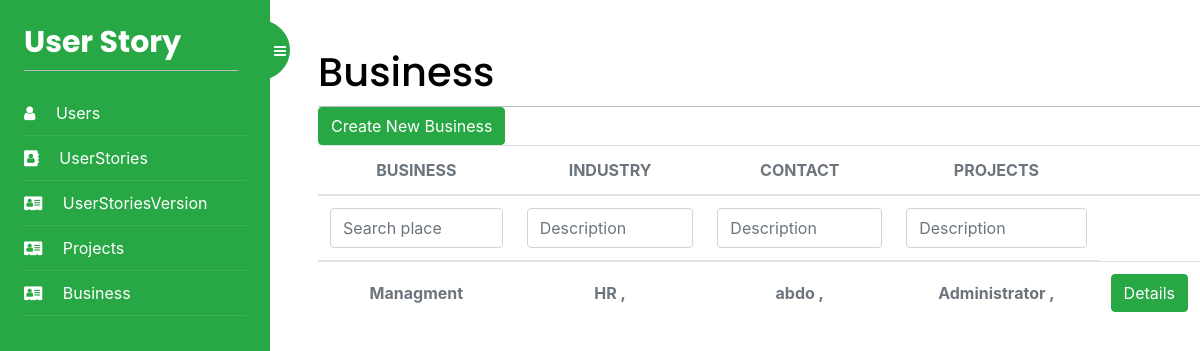
The page /Business/list/ (signed in) on the database its author committed.
### UserStoryApp/models.py (models this page shows, shortened)
class Business(models.Model):
    id = models.AutoField(primary_key=True)
    businessIndustry = models.ManyToManyField(
        BusinessCategory)
    hourlyRate = models.IntegerField(blank=True, null=True)
    name = models.TextField(blank=True)
    LegalEntityName = models.TextField(blank=True)
    Address = models.TextField(blank=True)
    BusinessNumber = models.IntegerField(blank=True, null=True)
    BusinessEmail = models.TextField(blank=True)
    User = models.ManyToManyField(User)
    ABN = models.IntegerField(blank=True, null=True)
    def get_categories(self):
        return "\n".join([f'{p.name} , ' for p in self.businessIndustry.all()])
    def get_users(self):
        return "\n".join([f'{p.username} , ' for p in self.User.all()])
    class Meta:
        db_table = "Business"

class BusinessCategory(models.Model):
    id = models.AutoField(primary_key=True)
    name = models.TextField(blank=True)
    class Meta:
        db_table = "BusinessCategory"

class User (AbstractUser):
    Role = models.IntegerField(blank=True, null=True, default=2)
    project = []
    business = []

### Business/views.py (the view)
# urls.py: path('list/', views.business_list, name='Business'),
@login_required
def business_list(request):
    Industry = ""
    Projects = ""
    user = ""
    business = Business.objects.all()
    my_filter = BusinessFilter(request.GET, queryset=business)
    business = my_filter.qs
    if request.GET.get("Industry"):
        business = business.filter(
            businessIndustry__name__contains=request.GET.get("Industry"))
        Industry = request.GET.get("Industry")
    if request.GET.get("Projects"):
        business = business.filter(
            project__name__contains=request.GET.get("Projects"))
        Projects = request.GET.get("Projects")
    if request.GET.get("user"):
        business = business.filter(
            User__username__contains=request.GET.get("user"))
        user = request.GET.get("user")
    for b in business:
        project = Project.objects.filter(Business=b)
        b.project = "\n".join([f'{p.name} , ' for p in project])
    return render(request, 'Business/Business.html', {'businesses': business, 'filter': my_filter, 'form': {'industry': Industry, 'user': user, 'projects': Projects}})

### Business/templates/Business/Business.html (shortened to what this page needs)
{% extends "base.html" %}
{% block content %}
<div>
    <h1 class="m-auto">Business</h1>
</div>
<a href="{% url 'AddBusiness' %}" class="btn btn-success" aria-hidden="true">Create New Business
</a>
<div class="table-responsive p-0">
    <table class="table align-items-center mb-0">
        <thead>
            <tr>
                <th class="text-center text-uppercase text-secondary text-xxs font-weight-bolder opacity-7">Business</th>
                <th class="text-center text-uppercase text-secondary text-xxs font-weight-bolder opacity-7">Industry</th>
                <th class="text-center text-uppercase text-secondary text-xxs font-weight-bolder opacity-7">Contact
                </th>
                <th class="text-center text-uppercase text-secondary text-xxs font-weight-bolder opacity-7">Projects</th>
                <th class="text-secondary opacity-7"></th>
            </tr>
        </thead>
        <thead>
            <tr>
                <form id="form" method="get">
                    <th class="text-center text-uppercase text-secondary text-xxs font-weight-bolder opacity-7">
                        {{filter.form.name}}</th>
                    <th class="text-center text-uppercase text-secondary text-xxs font-weight-bolder opacity-7">
                        <input type="text" name="Industry" value="{{form.industry}}" class="form-control filter" id="exampleInputEmail1" aria-describedby="emailHelp"
                            placeholder="Description">
                    </th>
                    <th class="text-center text-uppercase text-secondary text-xxs font-weight-bolder opacity-7">
                        <input type="text" name="user" value="{{form.user}}" class="form-control filter" id="exampleInputEmail1"
                            aria-describedby="emailHelp" placeholder="Description"></th>
                    <th class="text-center text-uppercase text-secondary text-xxs font-weight-bolder opacity-7">
                        <input type="text" name="Projects" value="{{form.projects}}" class="form-control filter" id="exampleInputEmail1" aria-describedby="emailHelp"
                            placeholder="Description">
                    </th>
                </form>
            </tr>
        </thead>
        <tbody>
            {% for business in businesses %}
                <tr>
                <td class="align-middle text-center">
                    <span class="text-secondary text-xs font-weight-bold">{{business.name}}</span>
                </td>
                <td class="align-middle text-center">
                    <span class="text-secondary text-xs font-weight-bold">{{business.get_categories}}</span>
                </td>
                <td class="align-middle text-center">
                    <span class="text-secondary text-xs font-weight-bold">{{business.get_users}}</span>
                </td>
                <td class="align-middle text-center">
                    <span class="text-secondary text-xs font-weight-bold">{{business.project}}</span>
                </td>
                <td class="align-middle text-center">
                    <a href="{% url 'BusinessDetails' business.id %}" class="btn btn-success" aria-hidden="true">
                        Details
                    </a>
                </td>
            </tr>
            {% endfor %}
        </tbody>
    </table>
</div>
{% endblock %}

### account/static/css/base.css (style rules this page uses)
body { margin:0; padding:0; font-family:helvetica, sans-serif; }
a { color:#12c064; text-decoration:none; }
h1, h2, h3, h4, h5 , h6 { font-family: 'Muli', sans-serif; font-weight:normal; }
h1 { border-bottom:1px solid #bbb; padding:0 0 10px 0; margin:10px 0 20px 0; }
form { overflow:auto; }
input, textarea { clear:both; float:left; margin:0 0 10px; background:#efefef; border:0; padding:6px 10px; font-size:14px; }

### rows shown on the page
Business: name "Managment", get_categories "HR ,", get_users "abdo ,", project "Administrator ,"
